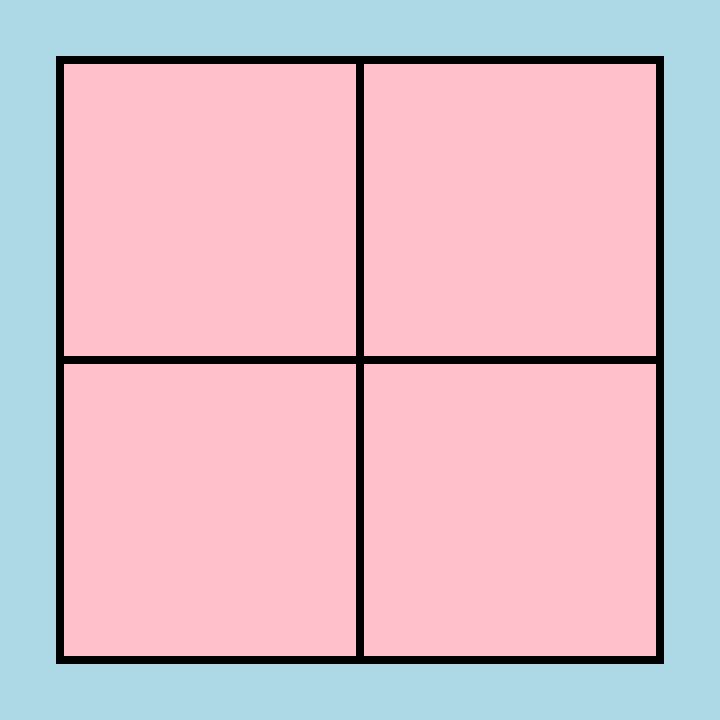
Frame 1 (no input)
Frame 60 (no input): identical to frame 1, image omitted
Frame 120 (the mouse pressed at the canvas centre since frame 60): identical to frame 1, image omitted

The p5.js sketch that drew this single still picture (run headless with seeded random() and noise() and a simulated clock; from frame 60 on, the mouse is pressed at the canvas centre):

// p5.js sketch
// ── sketch.js
function setup() {
  createCanvas (720,720);
  background ("lightblue");
  fill ("pink");
  strokeWeight (8);

}

function draw() {
  
  translate (60,60);
  quad (
    0,0,
    300,0,
    300,300,
    0,300

  );
  
   quad (
    300,0,
    600,0,
    600,300,
    300,300

  );
  quad (
    0,300,
    300,300,
    300,600,
    0,600

  );
  
   quad (
    300,300,
    600,300,
    600,600,
    300,600

  );
  
}
